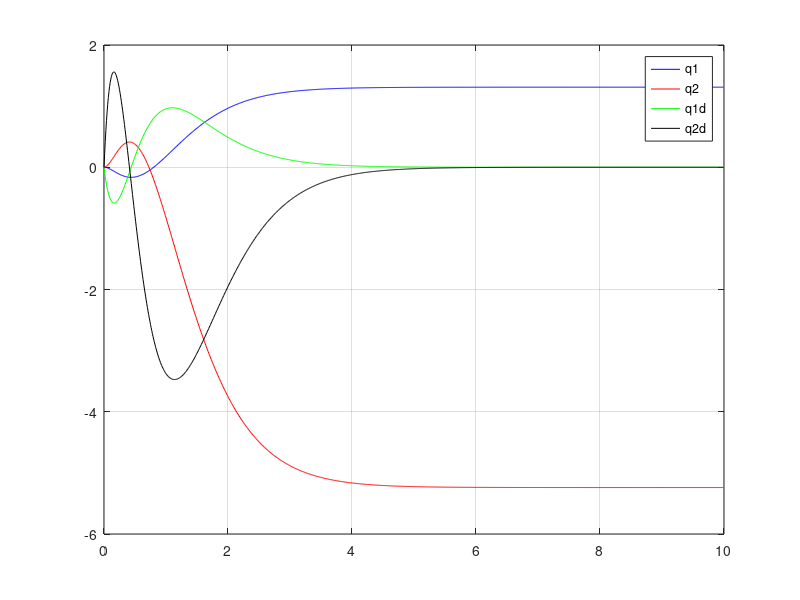
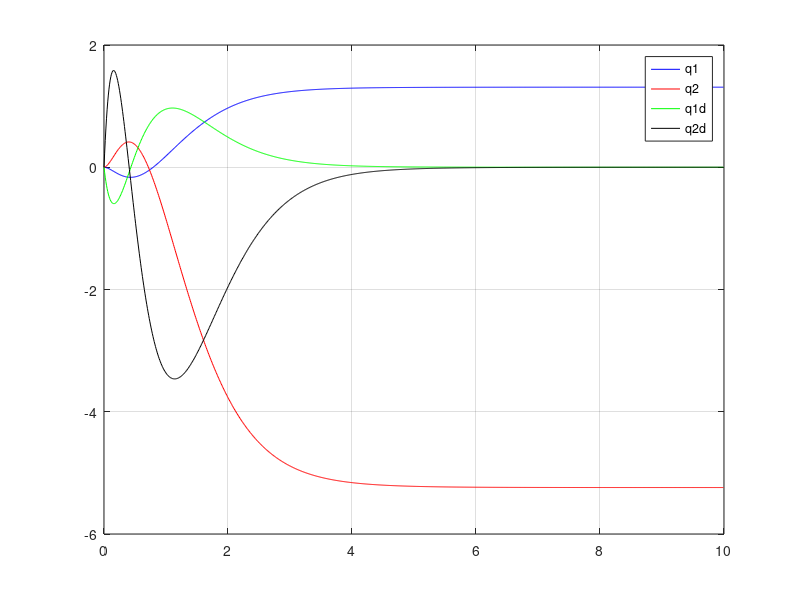

MATLAB code to generate these figures, in order:
% System definition
A = [0, 0, 1.0000, 0; 0, 0, 0, 1.0000; 6.3009, 0, 0, 0; 1.1532, 4.5370, 0, 0];
B = [0, 0, -0.4286, 1.1561]';
C = eye(4);
D = zeros(4,1);

% Q and R definition (Parameters for the controller)
Q = eye(4);
R = 1;

K = lqr(A,B,Q,R);
 
Ac = [(A-B*K)]
Bc = [B]
Cc = [C];
Dc = [D];

states = {'q1', 'q2', 'q1_dot','q2_dot'};
inputs = {'Torque'};
outputs = {'q1','q2','q1_dot','q2_dot'};

sys_cl = ss(Ac,Bc,Cc,Dc,'statename',states,'inputname',inputs,'outputname',outputs);

delta_t = 0.01;
t = 0:delta_t:10-delta_t;
T = 20;
Tc =T*ones(size(t));
[y,t,x]=lsim(sys_cl,Tc,t);

figure(1)
xlim([0 2]);
ylim([0 200]);
plot(t,y(:,1),'b',t,y(:,2),'r',t,y(:,3),'g',t,y(:,4),'k')
grid on
legend('q1','q2','q1d','q2d')


q1 = zeros(length(t),1);
q2 = zeros(length(t),1);
q1d = zeros(length(t),1);
q2d = zeros(length(t),1);
for i=2:1:length(t)
    q1dd = Ac(3,1)*(q1(i-1))+Ac(3,2)*q2(i-1)+Ac(3,3)*q1d(i-1)+Ac(3,4)*q2d(i-1)+Bc(3)*T;
    q2dd = Ac(4,1)*(q1(i-1))+Ac(4,2)*q2(i-1)+Ac(4,3)*q1d(i-1)+Ac(4,4)*q2d(i-1)+Bc(4)*T;
    q1d(i) = q1d(i-1)+delta_t*q1dd;
    q2d(i) = q2d(i-1)+delta_t*q2dd;
    q1(i) = q1(i-1)+delta_t*q1d(i);
    q2(i) = q2(i-1)+delta_t*q2d(i);
end

figure(2)
xlim([0 2]);
ylim([0 200]);
plot(t,q1,'b',t,q2,'r',t,q1d,'g',t,q2d,'k')
grid on
legend('q1','q2','q1d','q2d')
